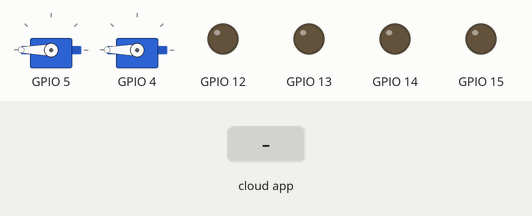
Recording of a program running on a simulated ESP8266 (Wemos D1 mini). Parts: 2 × servo, output pins drawn as LEDs (lit = HIGH). The inputs (shaded band) are chosen by the test bench. The RemoteXY app is connected.

Above: at 1.2 s.
1.3 s: the phone or cloud app sets motor_x to -100
At 2.2 s:
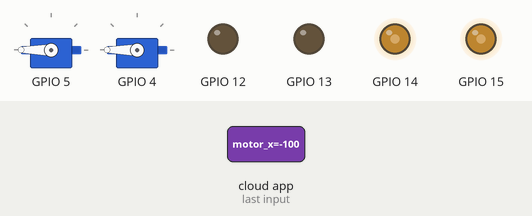
2.8 s: the phone or cloud app sets bucket to 100
At 4.0 s:
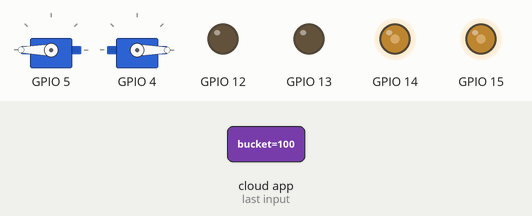
4.4 s: the phone or cloud app sets motor_y to -100
At 5.6 s:
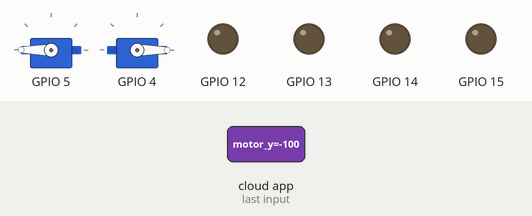
5.9 s: the phone or cloud app sets arm to 100
At 6.3 s:
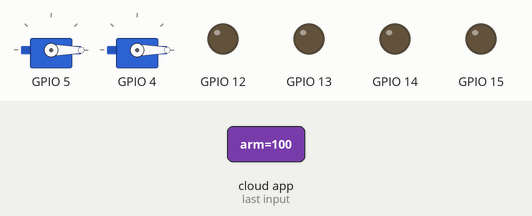
7.5 s: the phone or cloud app sets motor_x to 0
At 8.1 s:
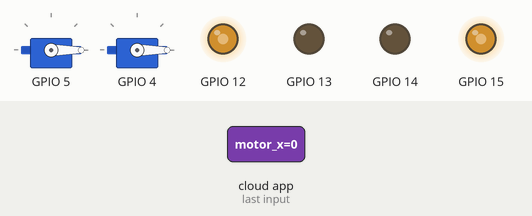
9.0 s: the phone or cloud app sets motor_y to 100
At 9.3 s:
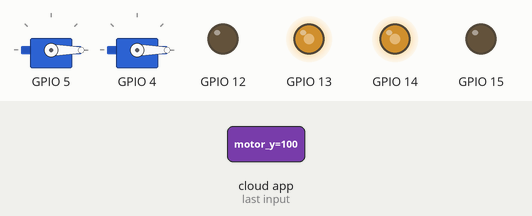
Timing chart, 0 to 11.5 s (numbered marks = the images above; inputs shaded):
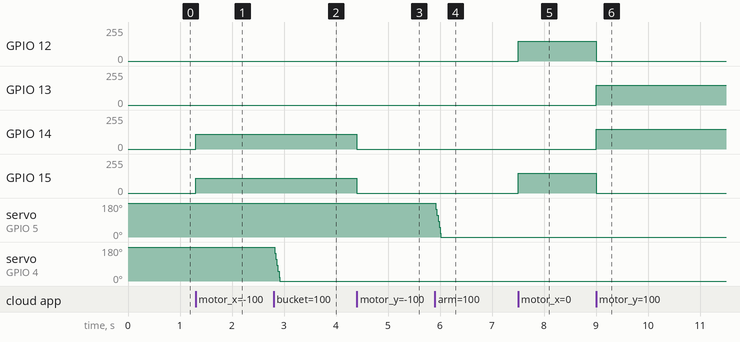

Measured:
- after the input at 1.3 s, GPIO 14, GPIO 15: 0/255 → 110/255 at once
- after the input at 2.8 s, servo on GPIO 4: 180° → 0° at once
- after the input at 4.4 s, GPIO 14, GPIO 15: 110/255 → 0/255 at once
- after the input at 5.9 s, servo on GPIO 5: 180° → 0° at once
- after the input at 7.5 s, GPIO 12, GPIO 15: 0/255 → 150/255 at once
- after the input at 9.0 s, GPIO 12, GPIO 15: 150/255 → 0/255 at once; GPIO 13, GPIO 14: 0/255 → 150/255 at once

The program:

main.cpp
```cpp
#include <Arduino.h>
#include "Config.h"
#include <Servo.h>

// you can enable debug logging to Serial at 115200
// #define REMOTEXY__DEBUGLOG

// RemoteXY select connection mode and include library
#define REMOTEXY_MODE__WIFI_POINT

#include <ESP8266WiFi.h>

// RemoteXY connection settings
#define REMOTEXY_WIFI_SSID "Bobek"
#define REMOTEXY_WIFI_PASSWORD "12345678"
#define REMOTEXY_SERVER_PORT 6377
#define REMOTEXY_ACCESS_PASSWORD "12345678"

#include <RemoteXY.h>

// RemoteXY GUI configuration
#pragma pack(push, 1)
uint8_t RemoteXY_CONF[] = // 37 bytes
    {255, 4, 0, 0, 0, 30, 0, 17, 0, 0, 0, 28, 1, 200, 84, 1, 1, 2, 0, 5,
     23, 14, 60, 60, 32, 24, 26, 31, 5, 114, 14, 60, 60, 32, 24, 26, 31};

// this structure defines all the variables and events of your control interface
struct
{

  // input variables
  int8_t motor_x; // from -100 to 100
  int8_t motor_y; // from -100 to 100
  int8_t bucket;  // from -100 to 100
  int8_t arm;     // from -100 to 100

  // other variable
  uint8_t connect_flag; // =1 if wire connected, else =0

} RemoteXY;
#pragma pack(pop)

#define DEBUG 1

#if DEBUG == 1
#define debug(x) Serial.print(x)
#define debugln(x) Serial.println(x)
#else
#define debug(x)
#define debugln(x)
#endif

unsigned long previousMillis = 0;

int carMove = 0;
int carTurn = 0;
int armMove = 0;
int bucketMove = 0;
int armPosition = 180;
int bucketPosition = 180;
int moveSpeed = 0;
int turnSpeed = 0;

Servo armServo;
Servo bucketServo;

void motorForward()
{
  analogWrite(MOTOR1_PIN1, abs(moveSpeed));
  digitalWrite(MOTOR1_PIN2, LOW);

  analogWrite(MOTOR2_PIN1, abs(moveSpeed));
  digitalWrite(MOTOR2_PIN2, LOW);
}

void motorBackward()
{
  digitalWrite(MOTOR1_PIN1, LOW);
  analogWrite(MOTOR1_PIN2, abs(moveSpeed));

  digitalWrite(MOTOR2_PIN1, LOW);
  analogWrite(MOTOR2_PIN2, abs(moveSpeed));
}

void motorLeft()
{
  digitalWrite(MOTOR1_PIN1, LOW);
  analogWrite(MOTOR1_PIN2, abs(turnSpeed));

  analogWrite(MOTOR2_PIN1, abs(turnSpeed));
  digitalWrite(MOTOR2_PIN2, LOW);
}

void motorRight()
{
  analogWrite(MOTOR1_PIN1, abs(turnSpeed));
  digitalWrite(MOTOR1_PIN2, LOW);

  digitalWrite(MOTOR2_PIN1, LOW);
  analogWrite(MOTOR2_PIN2, abs(turnSpeed));
}

void motorStop()
{
  digitalWrite(MOTOR1_PIN1, LOW);
  digitalWrite(MOTOR1_PIN2, LOW);
  digitalWrite(MOTOR2_PIN1, LOW);
  digitalWrite(MOTOR2_PIN2, LOW);
}

void carControl()
{
  if (abs(carMove) > 50 && abs(carTurn) < 50)
  {
    if (carMove > 0)
    {
      motorForward();
      // debugln("Forward");
    }
    else
    {
      motorBackward();
      // debugln("Backward");
    }
  }
  else if (abs(carMove) < 50 && abs(carTurn) > 50)
  {
    if (carTurn > 0)
    {
      motorRight();
      // debugln("Right");
    }
    else
    {
      motorLeft();
      // debugln("Left");
    }
  }
  else
  {
    motorStop();
  }
}

void armControl()
{
  if (armMove > 50)
  {
    armPosition = armPosition + SERVO_STEP;
    armPosition > 180 ? armPosition = 180 : armPosition;
  }
  else if (armMove < -50)
  {
    armPosition = armPosition - SERVO_STEP;
    armPosition < 0 ? armPosition = 0 : armPosition;
  }
  armServo.write(armPosition);
}

void bucketControl()
{
  if (bucketMove > 50)
  {
    bucketPosition = bucketPosition + SERVO_STEP;
    bucketPosition > 180 ? bucketPosition = 180 : bucketPosition;
  }
  else if (bucketMove < -50)
  {
    bucketPosition = bucketPosition - SERVO_STEP;
    bucketPosition < 0 ? bucketPosition = 0 : bucketPosition;
  }
  bucketServo.write(bucketPosition);
}

void setup()
{
  Serial.begin(115200);

  armServo.attach(SERVO_ARM_PIN, 500, 2500);
  bucketServo.attach(SERVO_BUCKET_PIN, 500, 2500);

  RemoteXY_Init();

  motorStop();
}

void loop()
{
  RemoteXY_Handler();

  carMove = RemoteXY.motor_y;
  carTurn = RemoteXY.motor_x;
  armMove = -RemoteXY.arm;
  bucketMove = -RemoteXY.bucket;

  moveSpeed = map(abs(carMove), 0, 100, 20, 150);
  turnSpeed = map(abs(carTurn), 0, 100, 60, 110);

  /* debug(carMove);
  debug("\t");
  debugln(carTurn); */

  /* debug(armPosition);
  debug("\t");
  debugln(bucketPosition); */

  carControl();
  armControl();
  bucketControl();
}
```
